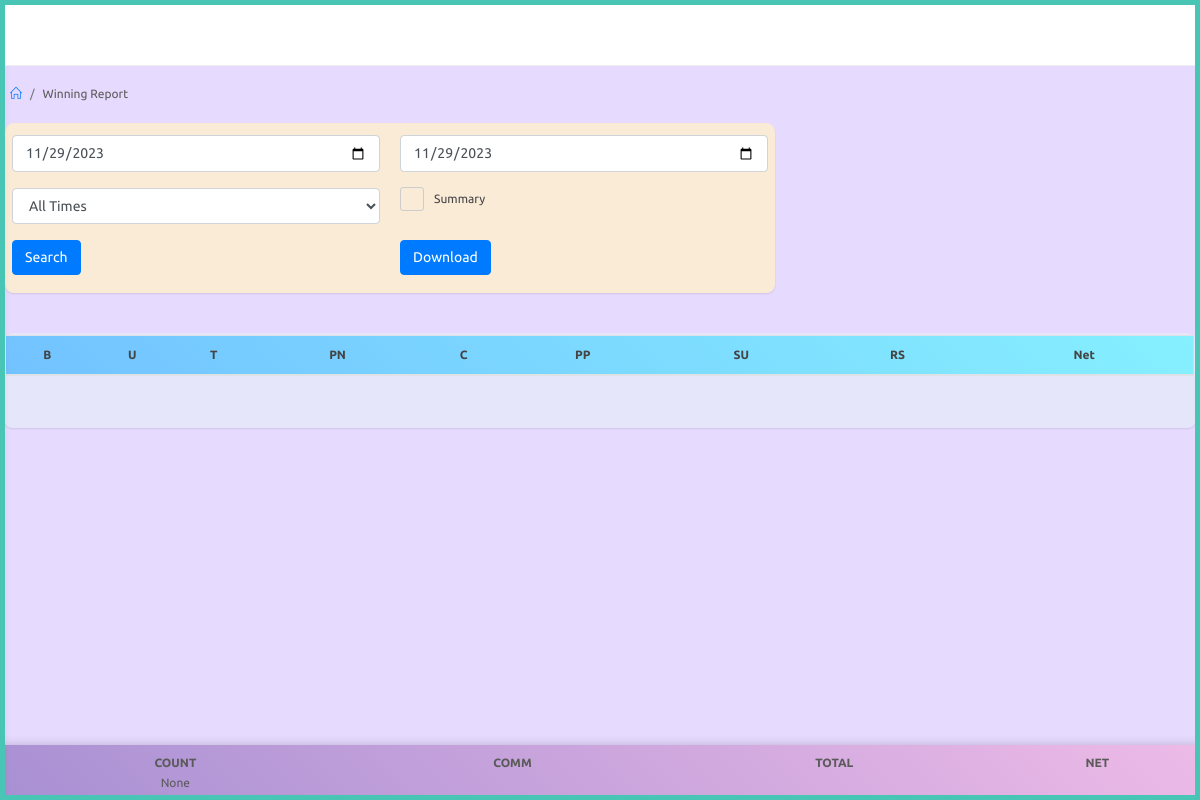
Before: /agent/winning-report (signed in) with the older database file.
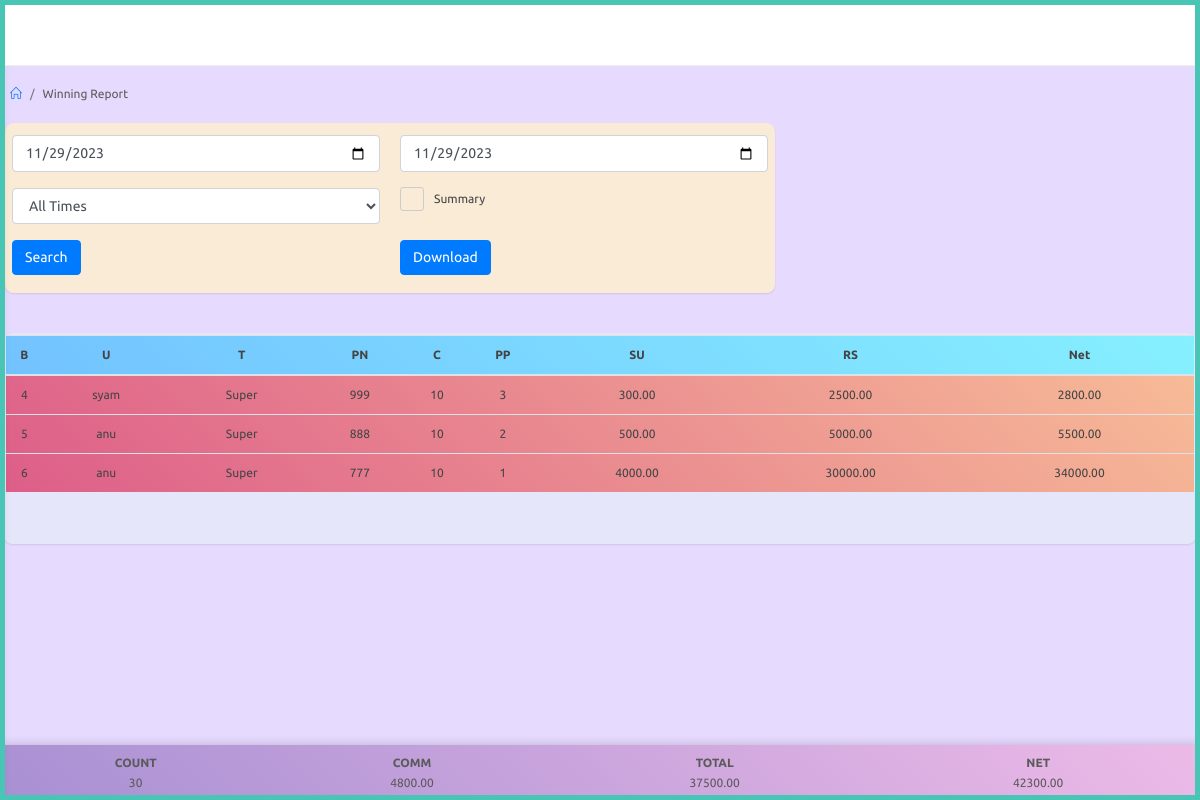
After: the same page with the newer database file.
### adminapp/models.py (models this page shows, shortened)
class Winning(models.Model):
    date = models.DateField()
    time = models.ForeignKey(PlayTime,on_delete=models.CASCADE,null=True)
    agent = models.ForeignKey(Agent,on_delete=models.CASCADE,null=True)
    dealer = models.ForeignKey(Dealer,on_delete=models.CASCADE,null=True)
    bill = models.CharField(max_length=100)
    number = models.CharField(max_length=3)
    LSK = models.CharField(max_length=100)
    count = models.IntegerField()
    position = models.CharField(max_length=10)
    prize = models.DecimalField(max_digits=10, decimal_places=2)
    commission = models.DecimalField(max_digits=10, decimal_places=2)
    total = models.DecimalField(max_digits=10, decimal_places=2)
    prize_admin = models.DecimalField(max_digits=10, decimal_places=2,default=0)
    commission_admin = models.DecimalField(max_digits=10, decimal_places=2,default=0)
    total_admin = models.DecimalField(max_digits=10, decimal_places=2,default=0)

### website/models.py (models this page shows)
class Agent(models.Model):
    user = models.OneToOneField(User,on_delete=models.CASCADE,related_name="agent")
    agent_name = models.CharField(max_length=100,null=True)
    phone_number = models.CharField(max_length=100,null=True)
    def __str__(self):
        return str(self.user)

class User(AbstractUser):
    is_agent = models.BooleanField("is agent", default=False)
    is_dealer = models.BooleanField("is dealer", default=False)

class Dealer(models.Model):
    user = models.OneToOneField(User,on_delete=models.CASCADE,related_name="dealer")
    agent = models.ForeignKey(Agent,on_delete=models.CASCADE,null=True)
    dealer_name = models.CharField(max_length=100,null=True)
    phone_number = models.CharField(max_length=100,null=True)
    def __str__(self):
        return str(self.user)

### agent/views.py (the view)
# urls.py: path('winning-report',views.winning_report,name="winning_report"),
@login_required
@agent_required
def winning_report(request):
    times = PlayTime.objects.filter().all().order_by('id')
    print(times)
    ist = pytz.timezone('Asia/Kolkata')
    current_date = timezone.now().astimezone(ist).date()
    current_time = timezone.now().astimezone(ist).time()
    agent_obj = Agent.objects.get(user=request.user)
    winnings = []
    totals = []
    aggregated_winnings = []
    if request.method == 'POST':
        from_date = request.POST.get('from-date')
        to_date = request.POST.get('to-date')
        select_time = request.POST.get('time')
        print(from_date,to_date,select_time)
        try:
            selected_game_time = PlayTime.objects.get(id=select_time)
        except:
            selected_game_time = 'all times'
        if select_time != 'all':
            winnings = Winning.objects.filter(Q(agent__user=agent_obj.user.id) | Q(dealer__agent__user=agent_obj.user.id),date__range=[from_date, to_date],time=select_time)
            print(winnings)
            aggregated_winnings = winnings.values('LSK', 'number').annotate(
                total_count=Sum('count'),
                total_commission=Sum('commission'),
                total_prize=Sum('prize'),
                total_net=Sum('total'),
                position=F('position'),
            )
            totals = Winning.objects.filter(Q(agent__user=agent_obj.user.id) | Q(dealer__agent__user=agent_obj.user.id),date__range=[from_date, to_date],time=select_time).aggregate(total_count=Sum('count'),total_commission=Sum('commission'),total_rs=Sum('prize'),total_net=Sum('total'))
            context = {
                'times' : times,
                'winnings' : winnings,
                'totals' : totals,
                'aggr' : aggregated_winnings,
                'selected_time' : select_time,
                'selected_from' : from_date,
                'selected_to' : to_date,
                'selected_game_time' : selected_game_time,
            }
            return render(request,'agent/winning_report.html',context)
        else:
            winnings = Winning.objects.filter(Q(agent__user=agent_obj.user.id) | Q(dealer__agent__user=agent_obj.user.id),date__range=[from_date, to_date])
            print(winnings)
            aggregated_winnings = winnings.values('LSK', 'number').annotate(
                total_count=Sum('count'),
                total_commission=Sum('commission'),
                total_prize=Sum('prize'),
                total_net=Sum('total'),
                position=F('position'),
            )
            totals = Winning.objects.filter(Q(agent__user=agent_obj.user.id) | Q(dealer__agent__user=agent_obj.user.id),date__range=[from_date, to_date]).aggregate(total_count=Sum('count'),total_commission=Sum('commission'),total_rs=Sum('prize'),total_net=Sum('total'))
            context = {
                'times' : times,
                'winnings' : winnings,
                'totals' : totals,
                'aggr' : aggregated_winnings,
                'selected_time' : 'all',
                'selected_from' : from_date,
                'selected_to' : to_date,
                'selected_game_time' : selected_game_time,
            }
            return render(request,'agent/winning_report.html',context)
    else:
        try:
            matching_play_times = Winning.objects.filter().last()
            winnings = Winning.objects.filter(Q(agent__user=agent_obj.user.id) | Q(dealer__agent__user=agent_obj.user.id),date=current_date,time=matching_play_times.time)
            aggregated_winnings = winnings.values('LSK', 'number').annotate(
                total_count=Sum('count'),
                total_commission=Sum('commission'),
                total_prize=Sum('prize'),
                total_net=Sum('total'),
                position=F('position'),
            )
            totals = Winning.objects.filter(Q(agent__user=agent_obj.user.id) | Q(dealer__agent__user=agent_obj.user.id),date=current_date,time=matching_play_times.time).aggregate(total_count=Sum('count'),total_commission=Sum('commission'),total_rs=Sum('prize'),total_net=Sum('total'))
        except:
            pass
        context = {
            'times' : times,
            'winnings' : winnings,
            'totals' : totals,
            'aggr' : aggregated_winnings,
            'selected_time' : matching_play_times.time.id,
        }
        return render(request,'agent/winning_report.html',context)

### adminapp/models.py (called while the page is built)
    def __str__(self):
        return str(self.game_time)

### templates/agent/winning_report.html (shortened to what this page needs)
{% extends 'agent/partials/base.html' %}
{% load static %}
{% block content %}
<div id="main-content">
    <div class="container-fluid">
        <div class="block-header">
            <div class="row  header">
                <div class="col-lg-5 col-md-8 col-sm-12">
                    <ul class="breadcrumb">
                        <li class="breadcrumb-item"><a href="{% url 'adminapp:index' %}"><i class="icon-home"></i></a>
                        </li>
                        <li class="breadcrumb-item">Winning Report</li>
                    </ul>
                </div>
            </div>
        </div>
        <div class="row clearfix" style="padding-bottom: 10px; ">
            <form method="POST">
                <div class="col-lg-12 col-md-12 col-sm-12" style="padding-left: 0px;padding-right: 0px;padding-top: 0px;">
                    <div class="body">
                        <div class="col-lg-12"  style="padding-left: 5px;padding-right: 5px;">
                            <div class="card  serch"
                                style="padding-left: 10px;padding-right: 10px;background-color: antiquewhite;padding-top: 10px;">
                                <div class="body">
                                    <div class="row clearfix">
                                        <div class="col-md-6 col-6">
                                            <div class="form-group">
                                                <input type="date" class="form-control" id="from-date" name="from-date">
                                            </div>
                                        </div>
                                        <div class="col-md-6 col-6">
                                            <div class="form-group">
                                                <input type="date" class="form-control" id="to-date" name="to-date">
                                            </div>
                                        </div>
                                        <div class="col-md-6 col-6">
                                            <div class="form-group">
                                                <select class="form-control show-tick ms select2"
                                                    data-placeholder="Select" name="time" id="time">
                                                    <option value="all">All Times</option>
                                                </select>
                                            </div>
                                        </div>
                                        <div class="col-md-6 col-6">
                                            <label class="control-inline fancy-checkbox ml-auto">
                                                <span>Summary</span>
                                            </label>
                                        </div>
                                        <div class="col-md-6 col-6">
                                            <div class="form-group">
                                                <button type="submit" class="btn btn-primary">Search</button>
                                            </div>
                                        </div>
                                        <div class="col-md-6 col-6">
                                            <div class="form-group">
                                                <button class="btn btn-primary" id="pdfButton" onclick="generateAndOpenPDF()" type="submit">Download</button>
                                            </div>
                                        </div>
                                    </div>
                                </div>
                            </div>
                        </div>
                    </div>
                </div>
            </form>
        </div>
        <div class="container-fluid" style="padding-left: 0px;padding-right: 0px;padding-top: 0px;">
            <div class="row clearfix" style="padding-left: 0px;padding-right: 0px;">
                <div class="col-lg-12" style="padding-left: 4px;padding-right: 4px;">
                    <div class="card" style="padding-left: 0px;padding-right: 0px;background-color: lavender;">
                        <div class="body">
                            <div class="table-responsive">
                                <table class="table m-b-0">
                                    <thead class="l-blue">
                                        <tr>
                                            <th class="th">B</th>
                                            <th class="th">U</th>
                                            <th class="th">T</th>
                                            <th class="th">PN</th>
                                            <th class="th">C</th>
                                            <th class="th">PP</th>
                                            <th class="th">SU</th>
                                            <th class="th">RS</th>
                                            <th class="th">Net</th>
                                        </tr>
                                    </thead>
                                    <tbody class="not-summary l-blush">
                                        {% for winning in winnings %}
                                        <tr>
                                            <td class="td2">{{winning.bill}}</td>
                                            {% if winning.agent %}
                                            <td class="td3">{{winning.agent}}</td>
                                            {% else %}
                                            <td class="td3">{{winning.dealer}}</td>
                                            {% endif %}
                                            <td class="td2">{{winning.LSK}}</td>
                                            <td class="td3">{{winning.number}}</td>
                                            <td class="td2">{{winning.count}}</td>
                                            <td class="td3">{{winning.position}}</td>
                                            <td class="td2">{{winning.commission|floatformat:2}}</td>
                                            <td class="td3">{{winning.prize|floatformat:2}}</td>
                                            <td class="td2">{{winning.total|floatformat:2}}</td>
                                        </tr>
                                        {% endfor %}
                                    </tbody>
                                </table>
                            </div>
                            <div style="padding-top: 50px;"></div>
                        </div>
                    </div>
                </div>
            </div>
        </div>
    </div>
</div>
<nav class="navbar-bottom l-parpl" id="btotal">
    <table>
        <thead>
            <tr>
                <th class="th1">COUNT</th>
                <th class="th1">COMM</th>
                <th class="th1">TOTAL</th>
                <th class="th1">NET</th>
            </tr>
        </thead>
        <tbody>
            <tr>
                <td class="td1">{{totals.total_count}}</td>
                <td class="td1">{{totals.total_commission|floatformat:2 }}</td>
                <td class="td1">{{totals.total_rs|floatformat:2 }}</td>
                <td class="td1">{{totals.total_net|floatformat:2 }}</td>
            </tr>
        </tbody>
    </table>
</nav>
{% endblock %}

### templates/agent/partials/base.html (shortened to what this page needs)
{% load static %}
<!doctype html>
<html lang="en">
<head>
<link rel="stylesheet" href="{% static 'vendor/bootstrap/css/bootstrap.min.css' %}">
<link rel="stylesheet" href="{% static 'vendor/font-awesome/css/font-awesome.min.css' %}">
<link rel="stylesheet" href="{% static 'vendor/chartist/css/chartist.min.css' %}">
<link rel="stylesheet" href="{% static 'vendor/chartist-plugin-tooltip/chartist-plugin-tooltip.css' %}">
<link rel="stylesheet" href="{% static 'vendor/jvectormap/jquery-jvectormap-2.0.3.min.css' %}"/>
<link rel="stylesheet" href="{% static 'vendor/jquery-datatable/dataTables.bootstrap4.min.css' %}">
<link rel="stylesheet" href="{% static 'css/main.css' %}">
<link rel="stylesheet" href="{% static 'css/color_skins.css' %}">
</head>
<body class="theme-cyan" style="background-color:#e7daff;">
<div id="wrapper">
    {% include 'agent/partials/header.html' %}
    {% block content %}
    {% endblock %}
</div>
</body>
</html>

### templates/agent/partials/header.html (shortened to what this page needs)
{% load static %}
        <nav class="navbar navbar-fixed-top">
            <div class="container-fluid">
                <div class="navbar-btn">
                    <button type="button" class="btn-toggle-offcanvas"><i class="lnr lnr-menu fa fa-bars"></i></button>
                </div>
            </div>
        </nav>

### templates/agent/partials/sidebar.html (shortened to what this page needs)
{% load static %}

### static/css/color_skins.css (style rules this page uses)
.theme-cyan:before, .theme-cyan:after { background: #49c5b6 }
.theme-cyan #wrapper:before, .theme-cyan #wrapper:after { background: #49c5b6 }

### templates/agent/winning_report.html (style rules this page uses)
.navbar-bottom { position: fixed; bottom: 0; width: 100%; height: 55px; box-shadow: 0 0 10px rgba(0, 0, 0, 0.2); background-color: #ffffff; overflow-x: auto; justify-content: space-evenly; display: flex; flex-direction: column; }
.th { text-align: center; }
.td2 { text-align: center; }
.td3 { text-align: center; }
.th1, .td1 { text-align: center; }

Changed rows visible on the page:
added Winning: bill "4", agent "syam", LSK "Super", number "999", count "10", position "3", commission "300.00", prize "2500.00", total "2800.00"
added Winning: bill "5", dealer "anu", LSK "Super", number "888", count "10", position "2", commission "500.00", prize "5000.00", total "5500.00"
added Winning: bill "6", dealer "anu", LSK "Super", number "777", count "10", position "1", commission "4000.00", prize "30000.00", total "34000.00"
Other visible differences:
{{ totals.total_count }}: "None" → "30"
{{ totals.total_commission|floatformat:2 }}: (not shown) → "4800.00"
{{ totals.total_rs|floatformat:2 }}: (not shown) → "37500.00"
{{ totals.total_net|floatformat:2 }}: (not shown) → "42300.00"
